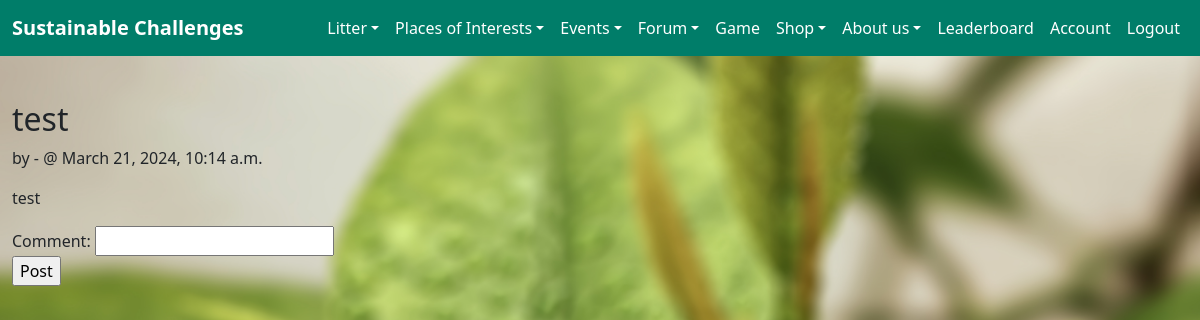
Screenshot of /forum/forum/suggestion/1 (signed in) with the database file from the repository.
### forum/models.py (models this page shows, shortened)
class Post(models.Model):
    post_name = models.CharField("Post Name", max_length=100)
    post_text = models.CharField("Post Text", max_length=400)
    poster = models.ForeignKey(User, on_delete=models.CASCADE, default=None, verbose_name="Poster")
    post_date = models.DateTimeField("Date Posted", default=timezone.now)
    class Meta:
        abstract = True

class Suggestion(Post):
    endorsements = models.IntegerField(default=1)

### forum/views.py (the view)
# urls.py: path("forum/suggestion/<int:suggestion_id>", views.suggestion, name="suggestion"),
def suggestion(request, suggestion_id):
    _suggestion = get_object_or_404(Suggestion, pk=suggestion_id)
    comments = Comment.objects.filter(linked_post=_suggestion).order_by("post_date")
    if request.method == 'POST':
        form = CommentForm(request.POST)
        if form.is_valid():
            obj = Comment(comment_text=form.cleaned_data['text'], linked_post=_suggestion, poster=request.user)
            obj.save()
            return HttpResponseRedirect(f'/forum/forum/suggestion/{_suggestion.id}')
    else:
        form = CommentForm
    return render(request, 'suggestion.html', {'title': _suggestion.post_name,
                                                     'post_text': _suggestion.post_text,
                                                     'object_id': _suggestion.id,
                                                     'date':_suggestion.post_date,
                                                     'poster': _suggestion.poster,
                                                     'comments': comments,
                                                     'form': form,
                                                     "is_staff": request.user.is_staff,
                                                     "requester_id": request.user.id})

### forum/templates/suggestion.html (shortened to what this page needs)
{% extends 'home/base.html'%}
{%block content%}
{% load static %}
<h2>{{ title }}<br/></h2>
<p>by {{ poster.username }} - @ {{ date }}</p>
<p>{{ post_text }}<br/></p>
<form action="" method="POST" enctype="multipart/form-data">
    {{ form }}
    <input type="submit" value="Post">
</form>
{%endblock%}

### home/static/style.css (style rules this page uses)
body { background-image: url(./melanfolia-HSr_FUzDH2w-unsplash-blur.jpg); width: 100%; height: 100%; background-size: cover; background-repeat: no-repeat; background-attachment: fixed; position: absolute; background-position-y: center; background-position-x: center; }

### rows the page displays
Suggestion: post_name "test", post_date "March 21, 2024, 10:14 a.m.", post_text "test"
